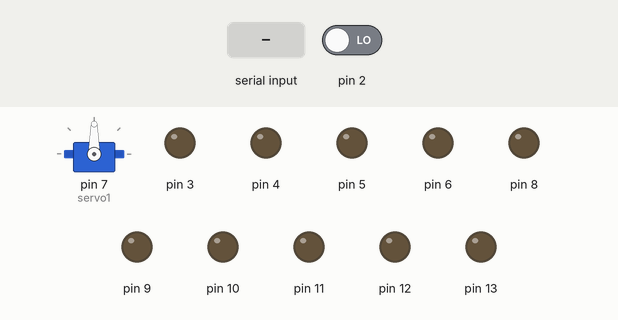
A sketch run on a simulated Arduino Uno, built with avr-gcc and run on an emulated ATmega328P. Shown: servo, output pins drawn as LEDs (lit = HIGH). Inputs (shaded band) come from the test bench; at power-on: pin 2 LOW.

Above: at 1.2 s.
1.3 s: "a" received over Serial
At 1.9 s:
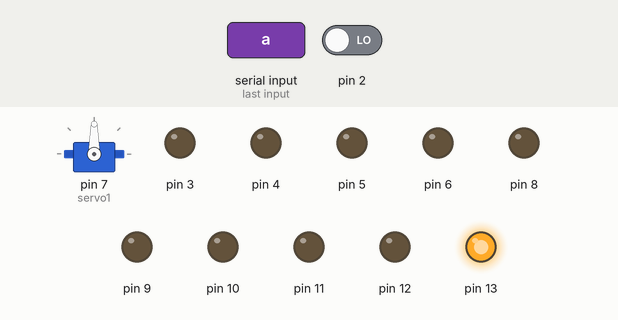
2.8 s: byte 107 ('k') received over Serial
At 4.0 s:
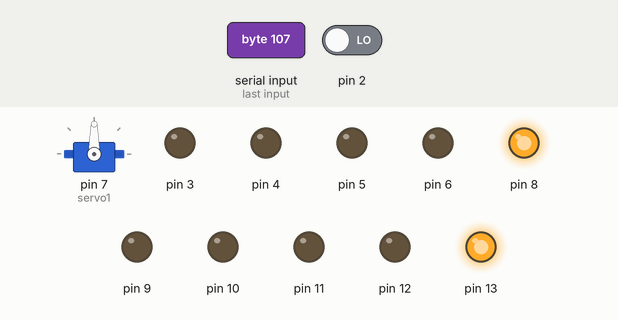
4.3 s: byte 111 ('o') received over Serial
At 5.4 s:
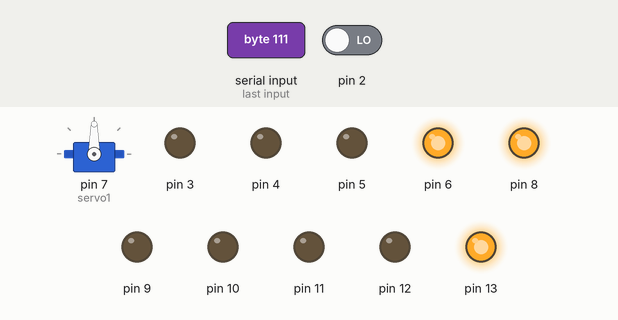
5.8 s: byte 108 ('l') received over Serial
At 6.5 s:
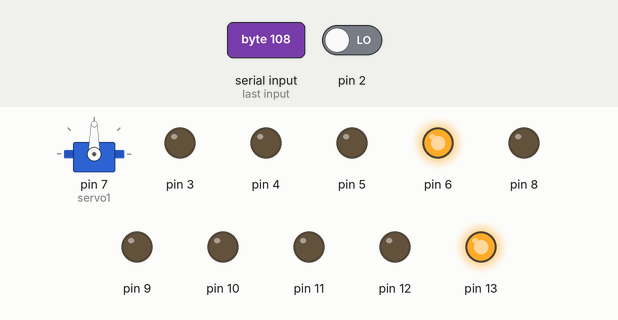
7.3 s: "b" received over Serial
At 7.7 s:
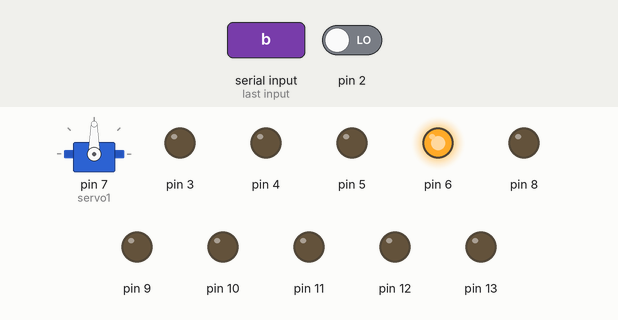
8.8 s: "c" received over Serial
At 10.0 s:
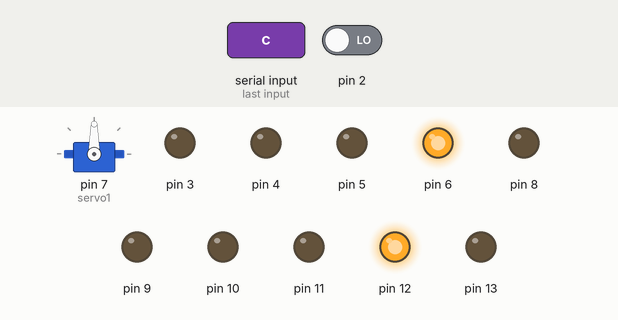
Timing chart, 0 to 11.3 s (numbered marks = the images above; inputs shaded):
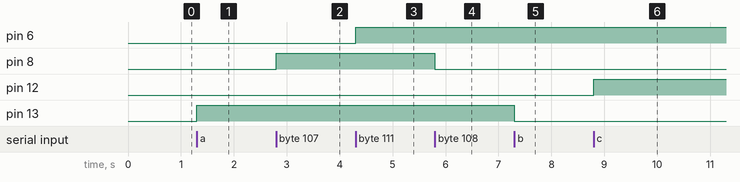

Measured:
- after the input at 1.3 s, pin 13: LOW → HIGH at once
- after the input at 2.8 s, pin 8: LOW → HIGH at once
- after the input at 4.3 s, pin 6: LOW → HIGH at once
- after the input at 5.8 s, pin 8: HIGH → LOW at once
- after the input at 7.3 s, pin 13: HIGH → LOW at once
- after the input at 8.8 s, pin 12: LOW → HIGH at once

The sketch:

Progra_Dimmer.ino
```cpp
/*
   Fundacion Kinal
   Centro educativo tecnico laboral Kinal
   Quinto perito
   Quinto electronica
   Codigo Tecnico: EB5AV / EB5AV
   Curso: Taller de electronica digital y reparacion de computadoras I
   Proyecto: Proyecto final taller, 5to bimestre, DIMER
   Dev: Josivar Sebastian Rayjam Alva López
   Fecha: 4/10/2024
   link de la simulacion:
*/

#include <Servo.h>
Servo servo1;         // Crea el servo1 con las librerias de Servo.h

int estado=0;
int analogo=0;
int luz_int=6400;   // Variable del tiempo de disparo del Deslizador 1 (Dimmer)
int mot_int=6450;   // Variable del tiempo de disparo del Deslizador 2 (Dimmer)
int time_int=0;     // Tiempo de diferencia entre los dos Deslizadores

void setup() {
  servo1.attach(7);  //conexion del servo por pin 7
  pinMode(13,OUTPUT);
  pinMode(12,OUTPUT);
  pinMode(11,OUTPUT);
  pinMode(10,OUTPUT);
  pinMode(9,OUTPUT);
  pinMode(8,OUTPUT);
  pinMode(7,OUTPUT);
  pinMode(6,OUTPUT);
  pinMode(5,OUTPUT);
  pinMode(4 ,OUTPUT);
  pinMode(3,OUTPUT);

  pinMode(2, INPUT);

  Serial.begin(9600);
  attachInterrupt(0,interrupcion0,RISING);  // Interrupcion 0 (pin2)
}                                          // LOW, CHANGE, RISING, FALLING

void loop() {
   if(Serial.available()>0){           // Si el puerto serie esta habilitado
        estado = Serial.read();       // Lee lo que llega por el puerto Serie
 }

  if(estado== 'a'){                    // on/off de los pin 13 al pin 6
       digitalWrite(13,HIGH);
 }
 if(estado== 'b' ){
       digitalWrite(13,LOW);
 }
 if(estado== 'c'){
       digitalWrite(12,HIGH);
 }
 if(estado== 'd' ){
       digitalWrite(12,LOW);
 }
 if(estado== 'e'){
       digitalWrite(11,HIGH);
 }
 if(estado== 'f' ){
       digitalWrite(11,LOW);
 }
 if(estado== 'g' ){
       digitalWrite(10,HIGH);
 }
 if(estado== 'h' ){
       digitalWrite(10,LOW);
 }
 if(estado== 'i' ){
        digitalWrite(9,HIGH);
 }
 if(estado== 'j' ){
       digitalWrite(9,LOW);
      }
 if(estado== 'k' ){
        digitalWrite(8,HIGH);
 }
 if(estado== 'l' ){
      digitalWrite(8,LOW);
 }
 if(estado== 'm' ){
       digitalWrite(7,HIGH);
 }
 if(estado== 'n' ){
       digitalWrite(7,LOW);
 }
 if(estado== 'o' ){
      digitalWrite(6,HIGH);
 }
 if(estado== 'p' ){
       digitalWrite(6,LOW);
 }
 if(estado== 'A' ){      // Movimiento del Servo
      servo1.write(0);
      }
 if(estado== 'B' ){
      servo1.write(90);
      }
 if(estado== 'C' ){
      servo1.write(180);
      }
 if(estado=='s') mot_int = 6350;  // Los 8 saltos del Deslizador 2 (Dimmer)
 if(estado=='t') mot_int = 6250;
 if(estado=='u') mot_int = 5750;
 if(estado=='v') mot_int = 5450;
 if(estado=='w') mot_int = 5150;
 if(estado=='x') mot_int = 4850;
 if(estado=='y') mot_int = 4550;
 if(estado=='z') mot_int = 3550;

 if(estado=='1') luz_int = 6300;   // Los 8 saltos del Deslizador 1 (Dimmer)
 if(estado=='2') luz_int = 6100;
 if(estado=='3') luz_int = 5200;
 if(estado=='4') luz_int = 4900;
 if(estado=='5') luz_int = 4500;
 if(estado=='6') luz_int = 4100;
 if(estado=='7') luz_int = 3500;
 if(estado=='8') luz_int = 3000;

if(estado=='q'){         // envia el valor leido del puerto analogo A0
  analogo=analogRead(A0);
  Serial.print(analogo);
  Serial.println("C");
  estado=0;
 }

}

void interrupcion0()    // Funcion que se ejecuta durante cada interrupion
{
  if (mot_int >= luz_int){        // Determina cual es mayo y encuentra el tiempo de la diferencia
    time_int = mot_int - luz_int;
    delayMicroseconds(luz_int);
    digitalWrite(3,HIGH);
    delayMicroseconds(time_int);
    digitalWrite(5,HIGH);
  }
  if (mot_int <= luz_int){
    time_int = luz_int - mot_int;
    delayMicroseconds(mot_int);
    digitalWrite(5,HIGH);
    delayMicroseconds(time_int);
    digitalWrite(3,HIGH);
  }

  delayMicroseconds(100);
  digitalWrite(5,LOW);
  digitalWrite(3,LOW);

}
```
